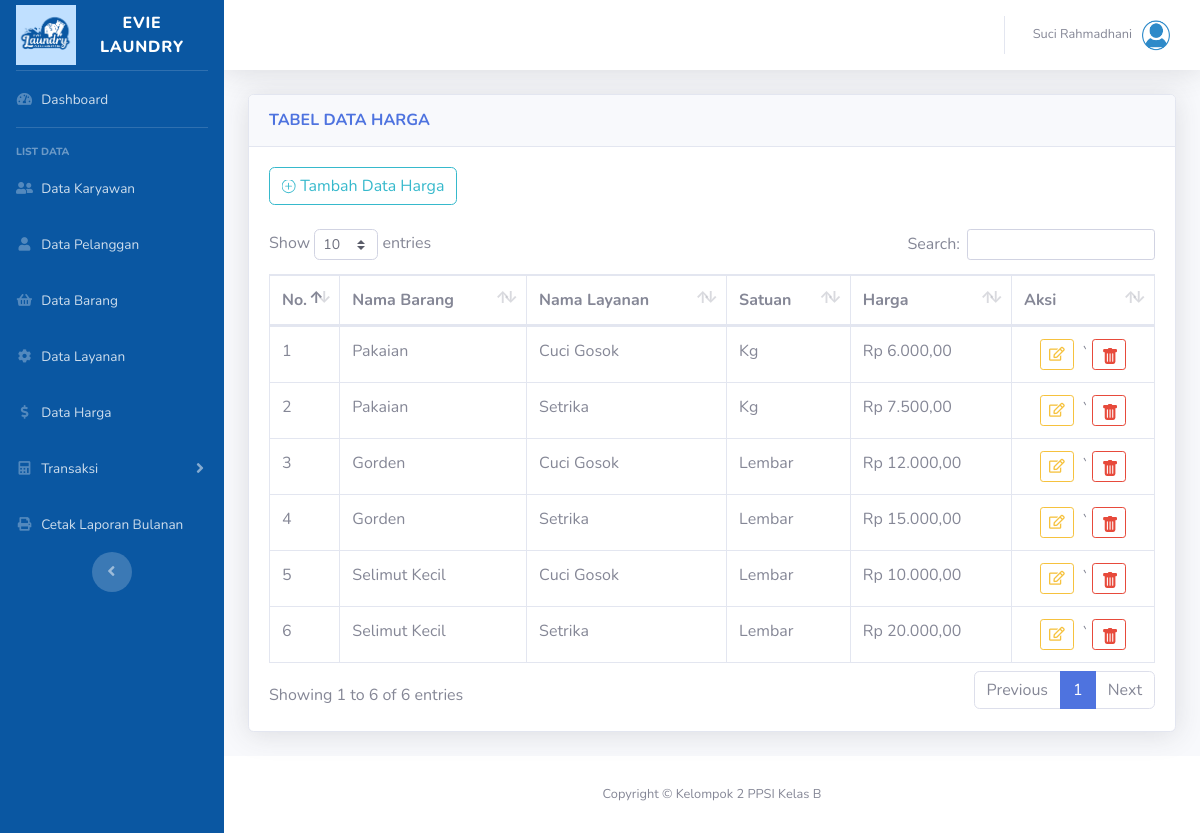
The page /harga_data.php (signed in) on the database its author committed.
### tables this page shows
CREATE TABLE `barang_layanan` (
  `id_barang_layanan` varchar(5) NOT NULL,
  `id_barang` varchar(5) NOT NULL,
  `id_layanan` varchar(5) NOT NULL,
  `satuan` varchar(20) NOT NULL,
  `harga` int(11) NOT NULL
);

CREATE TABLE `barang` (
  `id_barang` varchar(5) NOT NULL,
  `nama_barang` varchar(30) NOT NULL
);

CREATE TABLE `layanan` (
  `id_layanan` varchar(5) NOT NULL,
  `layanan` varchar(30) NOT NULL
);

### harga_data.php (the view, shortened to what this page needs)
<?php
    include "session.php";
    if(!$hasil = $conn->query("SELECT * FROM barang_layanan inner join barang on barang.id_barang=barang_layanan.id_barang inner join
                                layanan on barang_layanan.id_layanan=layanan.id_layanan order by id_barang_layanan")){
        die("gagal meminta data");
    }
    $no = 1;
?>
<!DOCTYPE html>
<html lang="en">
<head>
    <link href="vendor/fontawesome-free/css/all.min.css" rel="stylesheet" type="text/css">
    <link href="css/sb-admin-2.min.css" rel="stylesheet">
    <link href="vendor/datatables/dataTables.bootstrap4.min.css" rel="stylesheet">
</head>
<body id="page-top">
    <div id="wrapper">
        <div id="content-wrapper" class="d-flex flex-column">
            <div id="content">
                <?php include"header.php";?>
                <div class="container-fluid">
                    <div class="card shadow mb-4">
                        <div class="card-header py-3">
                            <h6 class="m-0 font-weight-bold text-primary">TABEL DATA HARGA</h6>
                        </div>
                        <div class="card-body">
                        <?php if ($_SESSION["jenis_user"] != "Karyawan"){ ?>
                        <a href="harga_tambah.php" class="btn btn-outline-info btn-mt">
                             Tambah Data Harga
                        </a><br><br>
                    <?php  }?>
                            <div class="table-responsive">
                                <table class="table table-bordered" id="dataTable" width="100%" cellspacing="0">
                                    <thead>
                                        <tr>
                                            <th style="width:20px">No.</th>
                                            <th>Nama Barang</th>
                                            <th>Nama Layanan</th>
                                            <th>Satuan</th>
                                            <th>Harga</th>
                                            <?php if ($_SESSION["jenis_user"] != "Karyawan"){ ?>
                                                <th  style="width:100px">Aksi</th>
                                            <?php  }?>
                                        </tr>
                                    </thead>
                                    <tbody>
                                        <?php
                                            while($row = $hasil->fetch_assoc()){
                                        ?>
                                        <tr>
                                            <td><?php echo $no++; ?></td>
                                            <td><?php echo $row['nama_barang']; ?></td>
                                            <td><?php echo $row['layanan']; ?></td>
                                            <td><?php echo $row['satuan']; ?></td>
                                            <td><?php echo "Rp " . number_format($row['harga'],2,',','.') ?></td>
                                            <?php if ($_SESSION["jenis_user"] != "Karyawan"){ ?>
                                                <td class="text-center">
                                                    <form method="POST" action="harga_data.php">
                                                        <a role="button" href="harga_edit.php?id_barang_layanan=<?php echo $row['id_barang_layanan'];?>" class="btn btn-outline-warning btn-sm fa fa-edit">
                                                        </a> &nbsp;`
                                                        <button class="btn btn-outline-danger btn-sm" type="submit" name="delete" onclick="return confirm('Anda yakin akan menghapus data barang ini?')">
                                                        </button>
                                                    </td>
                                            <?php  }?>
                                        </tr>
                                        <?php } ?>
                                    </tbody>
                                </table>
                            </div>
                        </div>
                    </div>
                </div>
            </div>
        </div>
    </div>
</body>
</html>

### header.php (shortened to what this page needs)
<?php
    $gambar = "img/".$_SESSION["gambar"];
?>
<nav class="navbar navbar-expand navbar-light bg-white topbar mb-4 static-top shadow">
    <ul class="navbar-nav ml-auto">
        <li class="nav-item dropdown no-arrow">
            <a class="nav-link dropdown-toggle" href="#" id="userDropdown" role="button"
                data-toggle="dropdown" aria-haspopup="true" aria-expanded="false">
                <span class="mr-2 d-none d-lg-inline text-gray-600 small"><?php echo $_SESSION["nama"];?></span>
                <img class="img-profile rounded-circle"
                    src="<?php echo $gambar?>">
            </a>
        </li>
    </ul>
</nav>

### rows shown on the page
barang_layanan: id_barang.nama_barang "Pakaian", id_layanan.layanan "Cuci Gosok", satuan "Kg", harga "6.000,00"
barang_layanan: id_barang.nama_barang "Pakaian", id_layanan.layanan "Setrika", satuan "Kg", harga "7.500,00"
barang_layanan: id_barang.nama_barang "Gorden", id_layanan.layanan "Cuci Gosok", satuan "Lembar", harga "12.000,00"
barang_layanan: id_barang.nama_barang "Gorden", id_layanan.layanan "Setrika", satuan "Lembar", harga "15.000,00"
barang_layanan: id_barang.nama_barang "Selimut Kecil", id_layanan.layanan "Cuci Gosok", satuan "Lembar", harga "10.000,00"
barang_layanan: id_barang.nama_barang "Selimut Kecil", id_layanan.layanan "Setrika", satuan "Lembar", harga "20.000,00"

### other values the page prints
$_SESSION["nama"] "Suci Rahmadhani"
